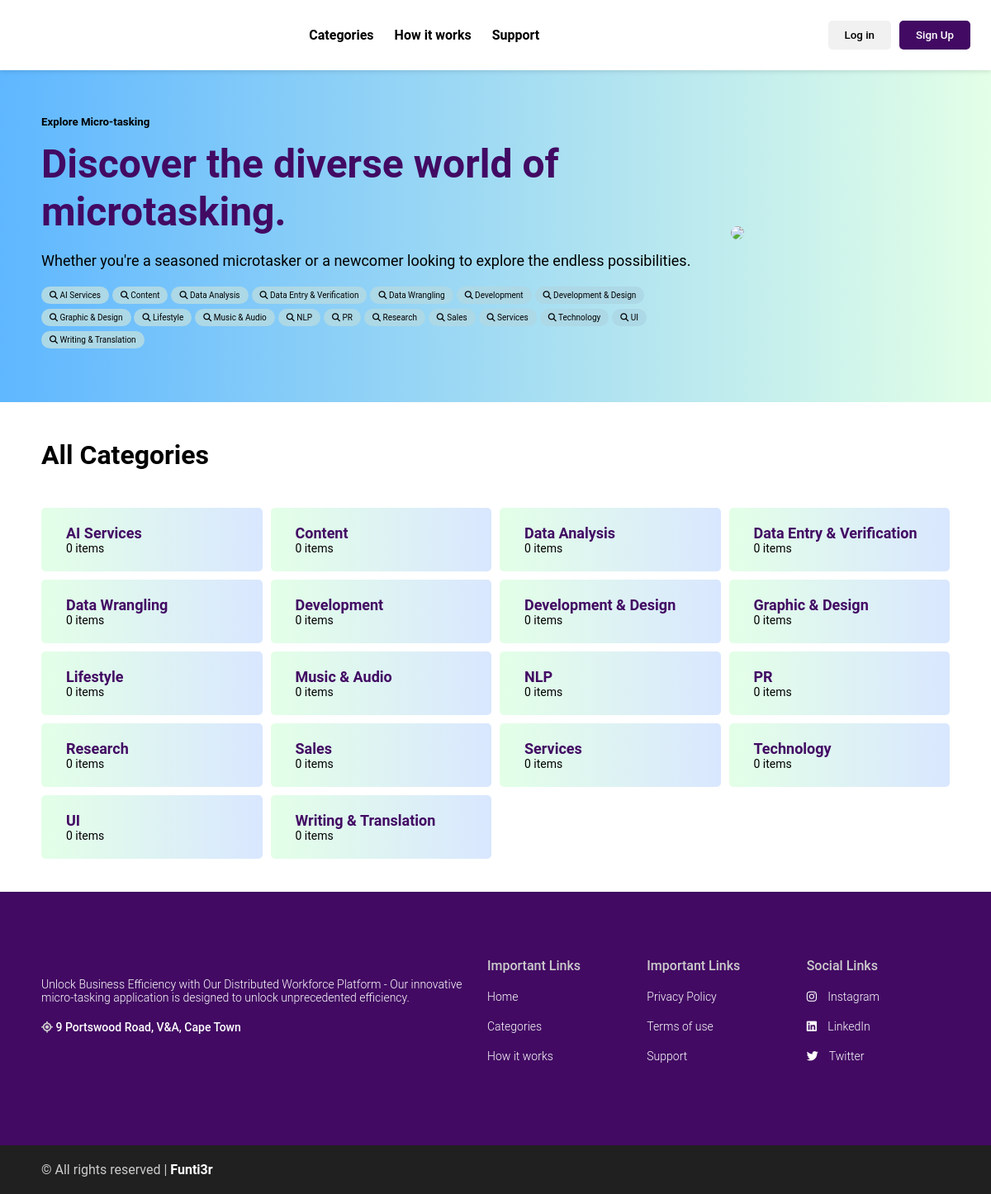
The page /categories on the database its author committed.
### tasks/models.py (models this page shows, shortened)
class Category(models.Model):
    name = models.CharField(max_length=255)
    icon = models.ImageField(upload_to='category_icons/', null=True, blank=True)
    class Meta:
        ordering = ("name",)
        verbose_name_plural = "Categories"

### myapp/views.py (the view)
# urls.py: path("categories", categories, name="categories"),
def categories(request):
    categories = Category.objects.all()
    return render(request, "myapp/categories.html", {"categories": categories})

### notifications/context_processors.py (called while the page is built)
def notifications(request):
    if request.user.is_authenticated:
        return {"notifications": request.user.notifications.filter(is_read=False)}
    else:
        return {"notifications": []}

### myapp/templates/myapp/categories.html (shortened to what this page needs)
{% extends "myapp/nav-footer.html" %}
{% load static %}
{% block content %}
<div class="main">
    <div class="hero">
        <div class="hero-section">
            <h5 class="hero-subtitle">Explore Micro-tasking</h5>
            <h1 class="hero-section-title">
                Discover the diverse world of microtasking.
            </h1>
                <p class="hero-text">Whether you're a seasoned microtasker or a newcomer looking to explore the endless possibilities.
                </p>
                <div class="hero-categories">
                    <div class="categories">
                            {% for category in categories %}
                            <a href="{% url 'category_tasks' category.id %}">
                                <button class="btn-category">
                                    <i class="fa fa-search"></i> {{ category.name }}
                                </button>
                            </a>
                            {% endfor %}
                    </div>
                </div>
        </div>
        <div class="hero-section">
            <img src="{% static 'assets/images/category.jpg' %}" class="hero-img">
        </div>
    </div>
</div>
    <section class="category-tabs">
        <div class="container">
           <div class="section-header">
               <h1 class="section-heading">All Categories</h1>
           </div>
           <div class="categories-grid">
            {% for category in categories %}
            <a href="{% url 'category_tasks' category.id %}">
                <div class="category-item">
                    <div class="category-info">
                        <h3>{{ category.name }}</h3>
                        <p>{{ category.tasks.count }} items</p>
                    </div>
                </div>
            </a>
            {% endfor %}
            </div>
       </div>
    </section>
{% endblock  %}

### static/css/style.css (style rules this page uses)
:root { --color-primary: #420A63; --color-secondary: #FC6B26; --color-tertiary: #F70A03; --color: rgb(255,255,255); --background-color: rgb(29, 38,154); --box-shadow: 0 6px 7px -4px rgba(0,0,0,0.2); }
* { margin: 0; padding: 0; box-sizing: border-box; text-decoration: none; list-style: none; font-family: 'Roboto', Arial, sans-serif; }
a { text-decoration: none; }

### rows shown on the page
Category: name "AI Services", tasks.count "0"
Category: name "Content", tasks.count "0"
Category: name "Data Analysis", tasks.count "0"
Category: name "Data Entry & Verification", tasks.count "0"
Category: name "Data Wrangling", tasks.count "0"
Category: name "Development", tasks.count "0"
Category: name "Development & Design", tasks.count "0"
Category: name "Graphic & Design", tasks.count "0"
Category: name "Lifestyle", tasks.count "0"
Category: name "Music & Audio", tasks.count "0"
Category: name "NLP", tasks.count "0"
Category: name "PR", tasks.count "0"
Category: name "Research", tasks.count "0"
Category: name "Sales", tasks.count "0"
Category: name "Services", tasks.count "0"
Category: name "Technology", tasks.count "0"
Category: name "UI", tasks.count "0"
Category: name "Writing & Translation", tasks.count "0"
